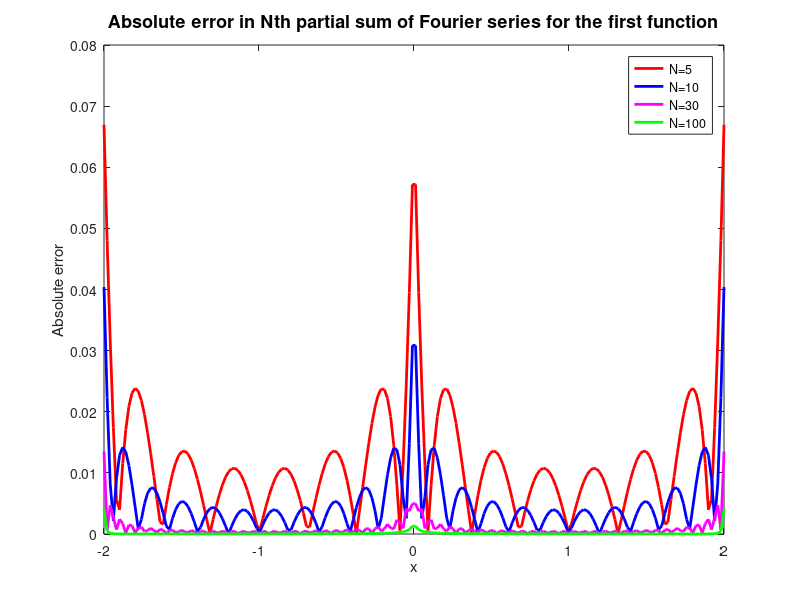

Source code (MATLAB):
%Ecem Kahraman, 47962113
%Kurtis Harms, 38764114
%Mike Wilk, 21085121
%Purpose:  Computing and plotting the error in Fourier series for the first 
%function f(x)=abs(x) for x=[-2,2] and to compute the relative error at
%x=1/2


clear all

format long
color=['r','b','m','g']

x=linspace(-2,2,200);


%Since there is no exact x=0.5 in our x values, we aim to get the one 
%closest to 0.5 and the index value for this x is found below
ind=find(abs(x-0.5)<0.01);

%N values given for finding the first N nonzero terms of this series
N=[5 10 30 100]

%a_0 value found analytically = 1
a_0=1;

for j = 1:length(N)
    
    partialsum=0;
    
    %Even function so no b_n terms
    for n=1:2:N(j)
        partialsum=partialsum+((-8/((pi*n).^2))*cos((n*pi*x)/2));
    end
    
    %Finding the total partial sum with a_0 value added
    SN=partialsum+a_0;
    
    F1=abs(x);
    abserr=abs(SN-F1);
    
    %value of SN(0.5) and relative error at x=0.5
    
    val(j)=SN(ind);
    relerr(j)=abs(abs(x(ind))-val(j))/abs(x(ind));
    
   
    
    plot(x,abserr,color(j),'Linewidth',2)
    title('Absolute error in Nth partial sum of Fourier series for the first function','fontsize',13)
    xlabel('x')
    ylabel('Absolute error')
    legend('N=5','N=10','N=30', 'N=100')
    
    hold on
    
end

    